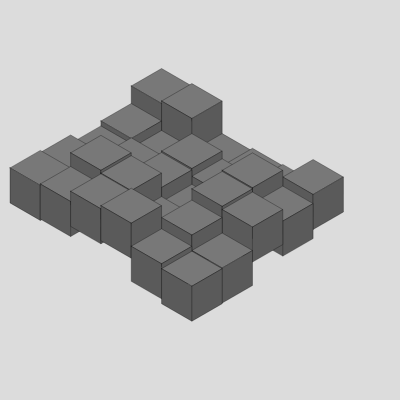
Frame 1 (no input)
Frame 60 (no input): identical to frame 1, image omitted
Frame 120 (the mouse pressed at the canvas centre since frame 60): identical to frame 1, image omitted

The p5.js sketch that drew this single still picture (run headless with seeded random() and noise() and a simulated clock; from frame 60 on, the mouse is pressed at the canvas centre):

// p5.js sketch
// ── sketch.js
let tileSize = 35
let map1 = [
  [0,0,0,0,0,0],
  [0,0,0,0,0,0],
  [0,0,0,0,0,0],
  [0,0,0,0,0,0],
  [0,0,0,0,0,0]
]
let cubeTesting;
let randomColor = []
map1.map((array) => array.map((e,i) => array[i] = Math.round(Math.random()*100)/100))

function setup() {
  cubeTesting = new cubeRender(map1)
  createCanvas(400, 400);
}

function draw() {

  background(220);

  
  //map1[1][1] += .001

  cubeTesting.drawMap(10,100)
  
}

class cubeRender {

  constructor (map) {

    this.currMap = map.slice()
    this.xTile = tileSize * 0.866025   

    this.xPlayer
    this.yPlayer
    
  }

  cubeMaker (xStart,yStart,color) {

    let p1_ = [xStart,yStart+tileSize/2]
    let p2_ = [xStart+this.xTile,yStart+tileSize]
    let p3_ = [xStart+this.xTile*2,yStart+tileSize/2]
    let [...sideColor] = color == undefined ? [120] : color
    sideColor.map((e,i) => sideColor[i] = e - 30 < 0 ? 0 : e - 30)
    
    strokeWeight(0.3)
    fill (color == undefined ? [120] : color)

    beginShape();
    vertex(p1_[0],p1_[1]);
    vertex(p2_[0],p2_[1]);
    vertex(p3_[0],p3_[1]); 
    vertex(p2_[0],yStart)
    vertex(p1_[0],p1_[1]);
    endShape();

    fill (sideColor)

    beginShape();
    vertex(p1_[0],p1_[1]);
    vertex(p2_[0],p2_[1]);
    vertex(p2_[0],p2_[1]+tileSize);
    vertex(p1_[0],p1_[1]+tileSize);
    vertex(p1_[0],p1_[1]);    
    endShape()

    beginShape();
    vertex(p2_[0],p2_[1])
    vertex(p3_[0],p3_[1])
    vertex(p3_[0],p3_[1]+tileSize)
    vertex(p2_[0],p2_[1]+tileSize)
    vertex(p2_[0],p2_[1])
    endShape();   

  }

  drawMap (xInput,yInput) {

    let _x = xInput + (this.xTile*(this.currMap.length-1))

    this.currMap.forEach((e,i) => {
      this.drawRow(e,_x-(this.xTile*i),yInput+(tileSize/2)*i)
    })
    
  }

  drawRow (mapArray,xInput,yInput) {
    
    mapArray.forEach((e,i) => {

      this.cubeMaker(xInput+this.xTile*i,yInput+(tileSize/2)*i-(tileSize*e))

    })  

   }
}
